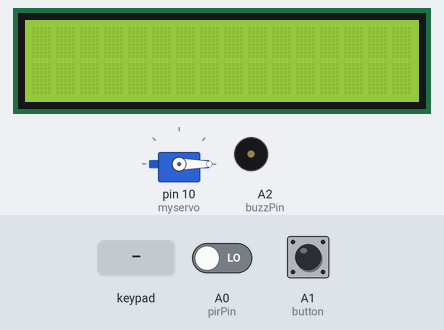
Simulated run of this sketch. Board: Arduino Uno, built with avr-gcc and run on an emulated ATmega328P. Parts: 16×2 character LCD, servo, buzzer (waves = sounding, pin HIGH). The inputs (shaded band) are chosen by the test bench; at power-on: A0 (pirPin) LOW, A1 (button) LOW. What the sketch prints to the serial monitor is not drawn.

Above: at 1.2 s.
1.3 s: A0 (pirPin) driven HIGH
At 2.5 s:
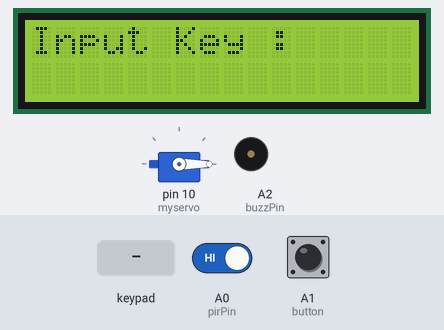
2.8 s: keypad keys 1 1 0 3 2 1 pressed 0.4 s apart
At 5.9 s:
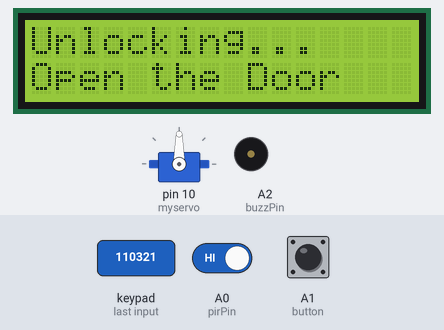
6.7 s: keypad keys 1 3 9 7 2 2 pressed 0.4 s apart
At 11.6 s:
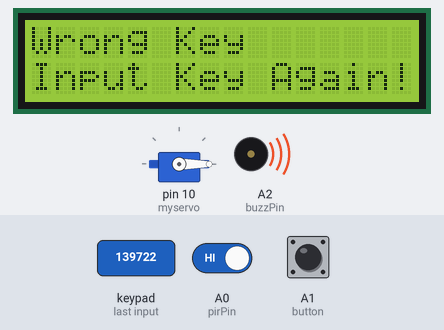
12.1 s: A1 (button) pulled HIGH for 3.2 s
At 15.8 s:
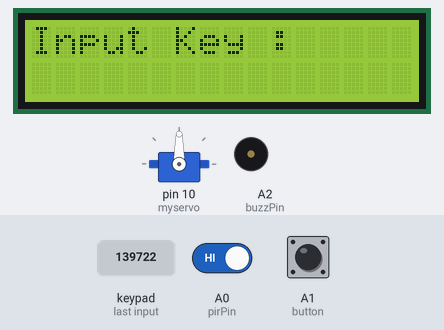
18.3 s: A1 (button) pulled HIGH for 1 s
At 22.1 s:
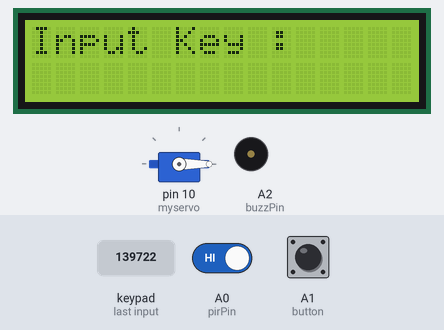
22.3 s: A0 (pirPin) driven LOW
At 25.5 s:
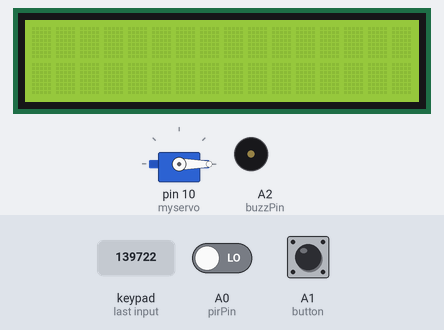
Timing chart, 0 to 26.3 s (numbered marks = the images above; inputs shaded):
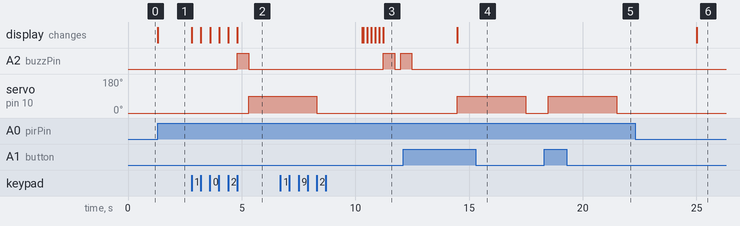

The sketch:

tubes_prd_kel_2.ino
```cpp
#include <Servo.h>
#include <LiquidCrystal.h>
#include <Keypad.h>
// Deklarasi Servo
Servo myservo;
void unlock();

// Deklarasi Keypad
const byte Rows = 4;
const byte Cols = 4;

char keyMap[4][4] = {
  {'1', '2', '3', 'A'},
  {'4', '5', '6', 'B'},
  {'7', '8', '9', 'C'},
  {'*', '0', '#', 'D'}
};

byte rowPins[4] = {9, 8, 7, 6};
byte colPins[4] = {5, 4, 3, 2};

Keypad myKeypad = Keypad(makeKeymap(keyMap), rowPins, colPins, Rows, Cols);

// Deklarasi LCD
LiquidCrystal lcd(A5, A4, A3, 13, 12, 11);
// void lcdInit(), lcdUnlocked(); lcdInputKey();

// Deklarasi Pin Buzzer dan Void(Fungsi)
byte buzzPin = A2;
void Bip1(), Bip2();

// Deklarasi Button
byte button = A1;

// Deklarasi Sensor PIR
byte pirPin = A0;

void setup()
{
  Serial.begin(9600);
  lcd.begin(16,2);
  pinMode(buzzPin, OUTPUT);
  pinMode(button, INPUT);
  pinMode(pirPin, INPUT);
  myservo.attach(10);
  myservo.write(0);

}

bool en = false;
int i = 0;
int stat = 0;
char key[6] = {'1', '1', '0', '3', '2', '1'};
char inputKey[6];

void loop()
{
  char keypressed = myKeypad.getKey();
  bool getPir = digitalRead(pirPin);

  if (digitalRead(button) == HIGH)
  {
    unlock();
    delay(1000);
  }

  if ( getPir == HIGH)
  {
    en = true;
    lcdInit();
  }
  else if (millis()/1000 % 5 == 0){
    // Serial.println(millis()/1000);
    lcd.clear();
    en = false;
    for (int k = 0; k < 6; k++) inputKey[k] = ' ';
  }

  if (keypressed != NO_KEY && en)
  {
    inputKey[i] = keypressed;
    lcdInputKey();
    //lcd.print(keypressed);
    if (i == 5)
    {
      for (int j = 0; j < 6; j++)
      {
        Serial.print(inputKey[j]);
        if (inputKey[j] == key[j])
        {
          stat++;
        }
        else
        {
          stat=0;
          break;
        }
      }
      if (stat == 6)
      {
        lcdUnlocked();
        Bip1(); stat = 0; i = -1;
        unlock();
  		delay(2000);
        for (int k = 0; k < 6; k++) inputKey[k] = ' ';
  		lcd.clear(); // lcdInit();
      }
      else {
        for (int k = 0; k < 6; k++) inputKey[k] = ' ';
        Serial.print('Wrong Password');
        lcdFalseKey();
        Bip2(); stat = 0; i = -1;
  		delay(2000);
  		lcd.clear(); lcdInit();
      }
    }
    i++;
  }
}

void Bip1(){
  digitalWrite(buzzPin, HIGH);
  delay(500);
  digitalWrite(buzzPin, LOW);
//  delay(500);
}

void Bip2(){
  digitalWrite(buzzPin, HIGH);
  delay(500);
  digitalWrite(buzzPin, LOW);
  delay(250);
  digitalWrite(buzzPin, HIGH);
  delay(500);
  digitalWrite(buzzPin, LOW);
//  delay(250);
}

void lcdInit(){
//  lcd.clear();
  lcd.setCursor(0,0);
  lcd.print("Input Key :");
  lcd.setCursor(0,1);
}
void lcdUnlocked(){
  lcd.clear();
  lcd.setCursor(0,0);
  lcd.print("Unlocking...");
  lcd.setCursor(0,1);
  lcd.print("Open the Door");
}
void lcdFalseKey(){
  lcd.clear();
  lcd.setCursor(0,0);
  lcd.print("Wrong Key");
  lcd.setCursor(0,1);
  lcd.print("Input Key Again!");
}
void lcdInputKey(){
  for (int i = 0; i < 6; i++){
    lcd.setCursor(i,1);
    if (inputKey[i] != ' '){
      lcd.print('*');
    }
    else lcd.print(' ');
  }
}

void unlock(){
  myservo.write(90);
  delay(3000);
  myservo.write(0);
}
```

Measured:
- after the input at 1.3 s, the display: changes at once (image 1)
- after the input at 2.8 s, A2 (buzzPin): LOW → HIGH after 2.0 s, → LOW 0.50 s later; servo on pin 10 (myservo): 0° → 90° after 2.5 s; the display: first changes at once (image 2 shows a later state)
- after the input at 6.7 s, A2 (buzzPin): LOW → HIGH after 4.5 s, → LOW 0.50 s later, → HIGH 0.25 s later; the display: first differs from a run without the input after 3.6 s (image 3 shows a later state)
- after the input at 12.1 s, servo on pin 10 (myservo): 0° → 90° after 2.4 s, → 0° 3.0 s later
- after the input at 18.3 s, servo on pin 10 (myservo): 0° → 90° after 0.19 s, → 0° 3.0 s later
- after the input at 22.3 s, the display: changes after 2.7 s (image 6)
